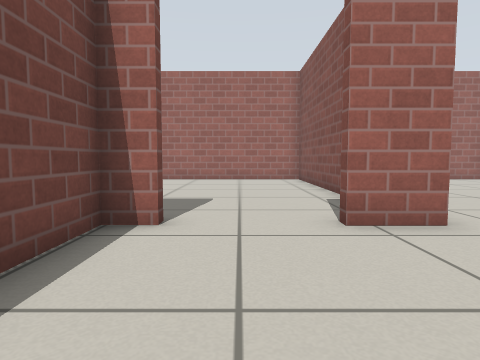
view 1 (above)

21 first-person views from a walk through a world built for the Gazebo simulator. The camera is 0.5 m above the floor, tilts 4° down and sees 75° across. The floor is counted in squares, 0.5 m on a side. Each view is taken from the middle of a square. On the plan, view 1 faces up. The plan holds only what a view shows up to about 12 squares ahead; the rest is blank. Gazebo's built-in surfaces are drawn with simple patterns.

view 2
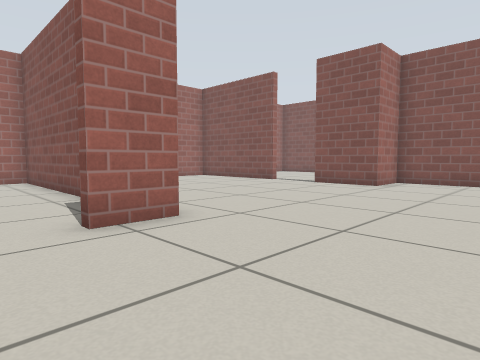

view 3
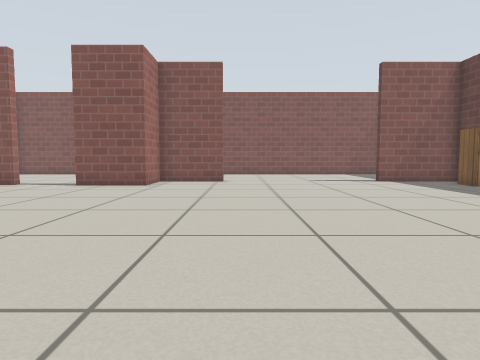

view 4
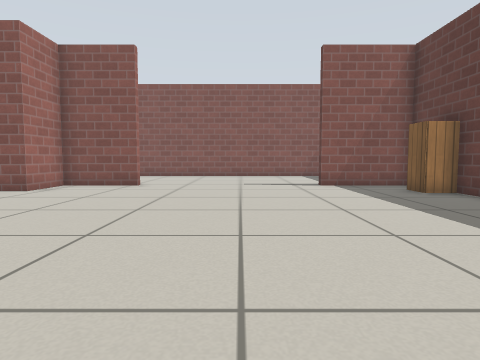

view 5
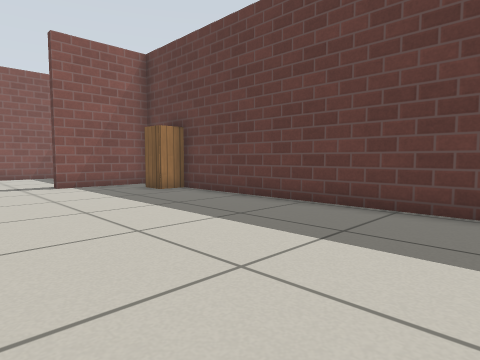

view 6
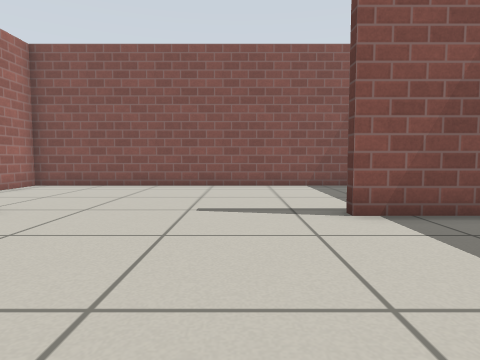

view 7
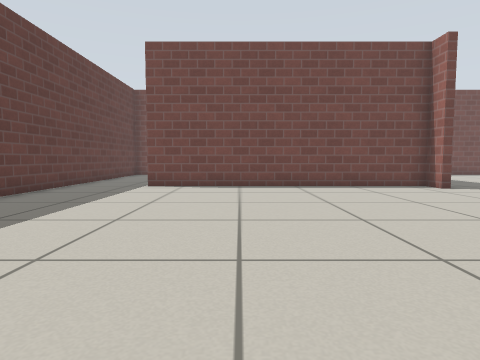

view 8
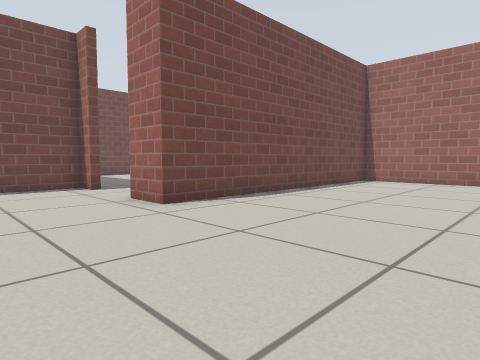

view 9
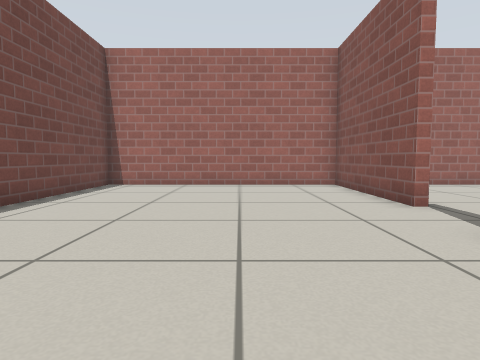

view 10
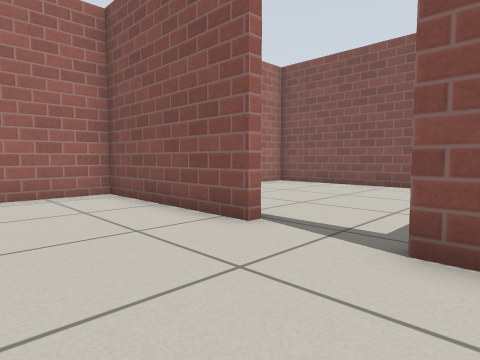

view 11
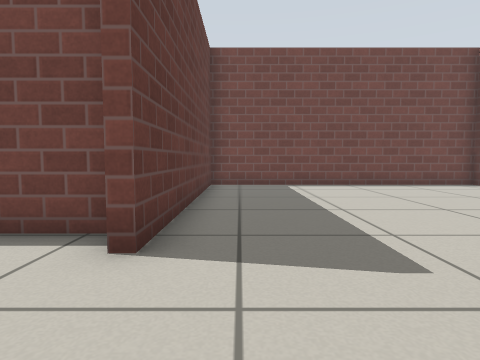

view 12
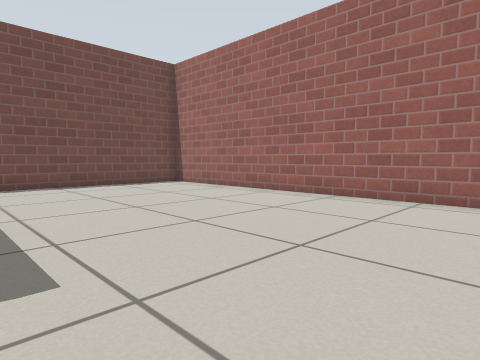

view 13
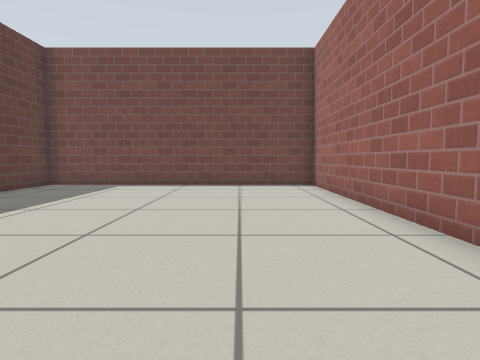

view 14
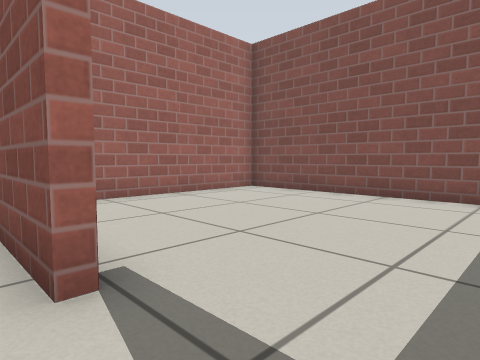

view 15
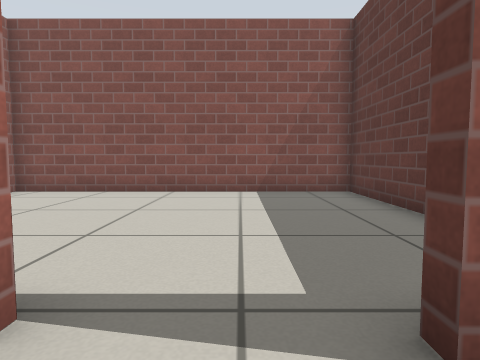

view 16
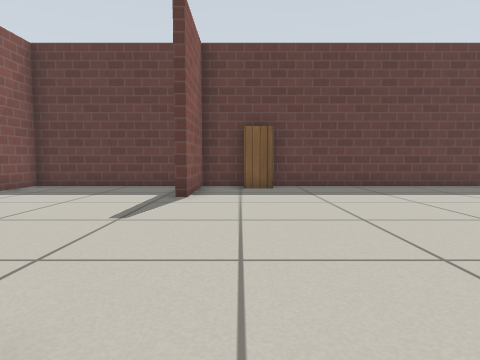

view 17
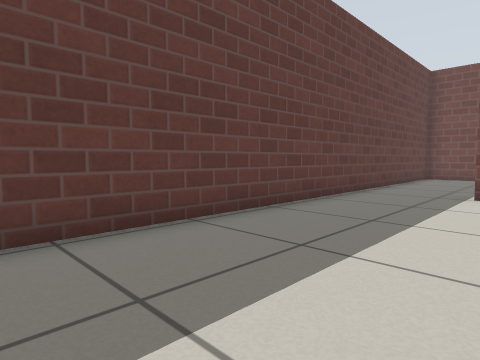

view 18
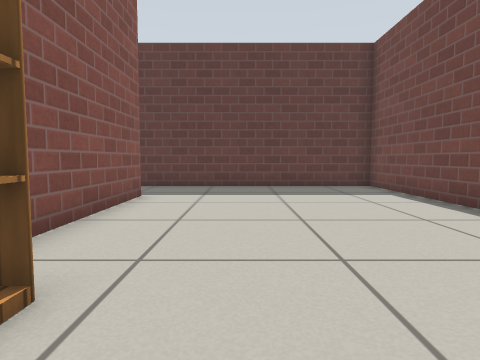

view 19
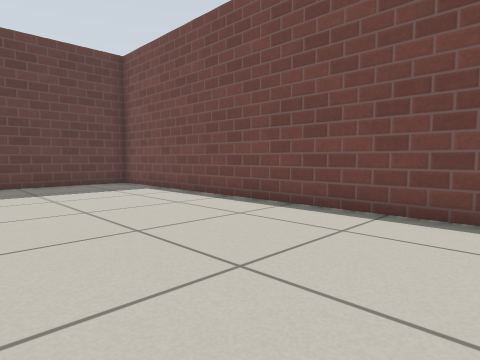

view 20
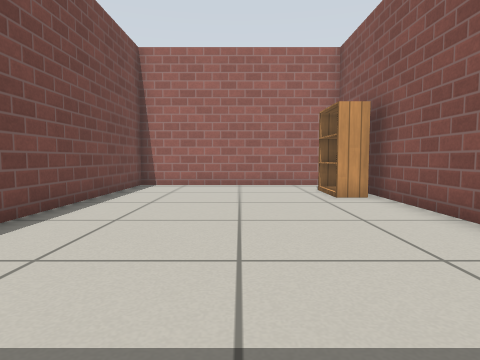

view 21
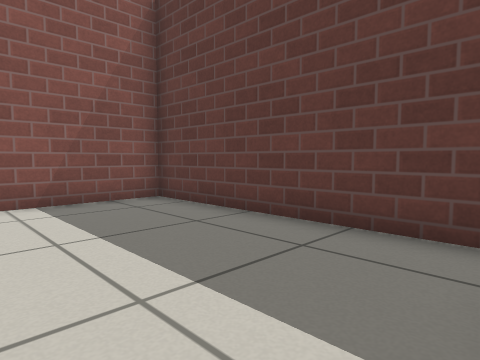

### Floor plan
Ten units are one square. View 1 is at (0, 0); x grows to the right and y downward. Boxes are objects, and circles mark ways between rooms. Rooms are numbered by the first view taken in them; rooms with no view inside come last. Other rooms are left out.
<svg viewBox="-102 -152 300 242">
<path fill="none" stroke="#000" d="M138 -17 133 -17 133 -46 114 -46 114 -70M116 -94 116 -147 31 -147 31 -46 15 -46M-12 -49 -12 -46 -21 -46 -21 54M143 82 193 82 193 -46 176 -46M-25 82 133 82 133 49 138 49M28 -85 28 -147 -97 -147 -97 -49 -12 -49M-24 54 -24 -46 -97 -46 -97 82 -25 82M120 -94 116 -94M125 -47 193 -47 193 -147 137 -147"/>
<rect x="105" y="75" width="10" height="10" fill="#bbb"><title>cabinet</title></rect>
<rect x="-35" y="-25" width="10" height="20" fill="#bbb"><title>bookshelf</title></rect>
<circle cx="0" cy="-50" r="3" fill="#2a7"/>
<circle cx="-20" cy="65" r="3" fill="#2a7"/>
<circle cx="120" cy="-80" r="3" fill="#2a7"/>
<text x="80" y="-10">1</text>
<text x="-40" y="-100">2</text>
<text x="-60" y="10">3</text>
<text x="160" y="-100">4</text>
</svg>
Room 1 opens to room 2. Room 1 opens to room 3. Room 1 opens to room 4.

Where each view was taken, in squares from view 1:
view 1: 0 up, 0 right, facing up
view 2: 0 up, 0 right, facing up-right
view 3: 1 up, 0 right, facing right
view 4: 2 down, 2 right, facing right
view 5: 2 down, 2 right, facing down-right
view 6: 3 down, 8 right, facing right
view 7: 2 down, 9 right, facing left
view 8: 1 up, 9 right, facing up-left
view 9: 3 up, 8 right, facing up
view 10: 6 up, 8 right, facing up-right
view 11: 6 up, 2 right, facing left
view 12: 7 up, 2 right, facing up-left
view 13: 12 up, 2 right, facing left
view 14: 7 up, 11 right, facing up-right
view 15: 8 up, 10 right, facing right
view 16: 3 up, 12 right, facing down
view 17: 4 down, 7 right, facing down-left
view 18: 3 up, 5 left, facing down
view 19: 4 up, 4 left, facing down-left
view 20: 7 down, 6 left, facing up
view 21: 9 up, 12 right, facing down-right
